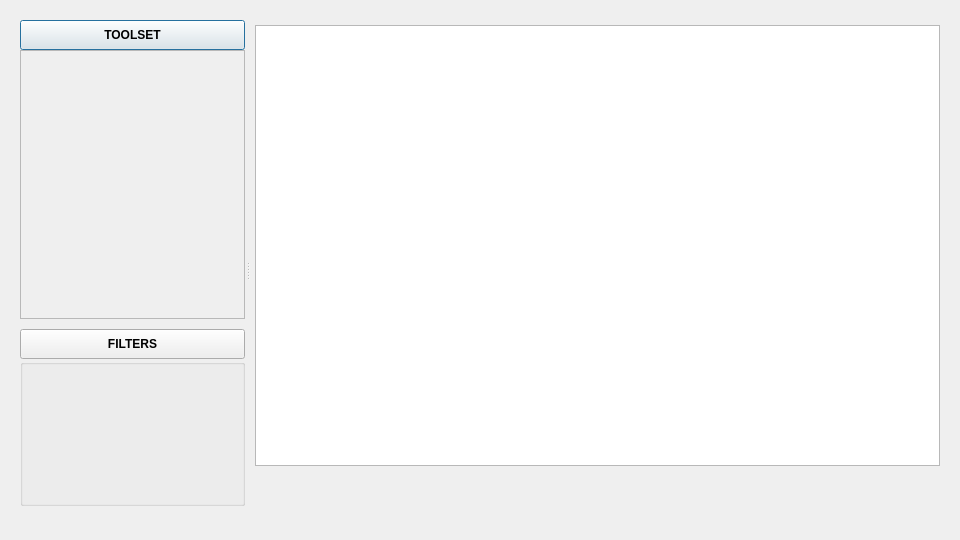
<?xml version="1.0" encoding="UTF-8"?>
<ui version="4.0">
 <class>PluginDialog</class>
 <widget class="QDialog" name="PluginDialog">
  <property name="geometry">
   <rect>
    <x>0</x>
    <y>0</y>
    <width>960</width>
    <height>540</height>
   </rect>
  </property>
  <property name="windowTitle">
   <string>IdaClu v1.0</string>
  </property>
  <property name="windowIcon">
   <iconset resource="assets/resource.qrc">
    <normaloff>:/idaclu/icon_64.png</normaloff>:/idaclu/icon_64.png</iconset>
  </property>
  <layout class="QVBoxLayout" name="vlPluginDialog">
   <item>
    <widget class="QSplitter" name="DialogSplitter">
     <property name="orientation">
      <enum>Qt::Horizontal</enum>
     </property>
     <property name="childrenCollapsible">
      <bool>false</bool>
     </property>
     <widget class="QFrame" name="SidebarFrame">
      <layout class="QVBoxLayout" name="SidebarLayout">
       <property name="spacing">
        <number>0</number>
       </property>
       <property name="rightMargin">
        <number>1</number>
       </property>
       <item>
        <layout class="QVBoxLayout" name="ScriptsLayout">
         <property name="spacing">
          <number>0</number>
         </property>
         <item>
          <widget class="QPushButton" name="ScriptsHeader">
           <property name="minimumSize">
            <size>
             <width>200</width>
             <height>30</height>
            </size>
           </property>
           <property name="font">
            <font>
             <weight>75</weight>
             <bold>true</bold>
            </font>
           </property>
           <property name="cursor">
            <cursorShape>PointingHandCursor</cursorShape>
           </property>
           <property name="text">
            <string>TOOLSET</string>
           </property>
          </widget>
         </item>
         <item>
          <widget class="QScrollArea" name="ScriptsArea">
           <property name="horizontalScrollBarPolicy">
            <enum>Qt::ScrollBarAlwaysOff</enum>
           </property>
           <property name="widgetResizable">
            <bool>true</bool>
           </property>
           <widget class="QWidget" name="wScriptsContents">
            <property name="geometry">
             <rect>
              <x>0</x>
              <y>0</y>
              <width>198</width>
              <height>284</height>
             </rect>
            </property>
           </widget>
          </widget>
         </item>
        </layout>
       </item>
       <item>
        <spacer name="sScriptsBottom">
         <property name="orientation">
          <enum>Qt::Vertical</enum>
         </property>
         <property name="sizeType">
          <enum>QSizePolicy::Fixed</enum>
         </property>
         <property name="sizeHint" stdset="0">
          <size>
           <width>20</width>
           <height>10</height>
          </size>
         </property>
        </spacer>
       </item>
       <item>
        <layout class="QVBoxLayout" name="FiltersLayout">
         <property name="spacing">
          <number>0</number>
         </property>
         <item>
          <widget class="QPushButton" name="FiltersHeader">
           <property name="minimumSize">
            <size>
             <width>200</width>
             <height>30</height>
            </size>
           </property>
           <property name="font">
            <font>
             <weight>75</weight>
             <bold>true</bold>
            </font>
           </property>
           <property name="cursor">
            <cursorShape>PointingHandCursor</cursorShape>
           </property>
           <property name="text">
            <string>FILTERS</string>
           </property>
          </widget>
         </item>
         <item>
          <widget class="QGroupBox" name="FiltersGroup">
           <layout class="QVBoxLayout" name="vlFiltersGroup">
            <property name="spacing">
             <number>0</number>
            </property>
            <property name="leftMargin">
             <number>0</number>
            </property>
            <property name="topMargin">
             <number>0</number>
            </property>
            <property name="rightMargin">
             <number>0</number>
            </property>
            <property name="bottomMargin">
             <number>0</number>
            </property>
            <item>
             <spacer name="sFilters1">
              <property name="orientation">
               <enum>Qt::Vertical</enum>
              </property>
              <property name="sizeType">
               <enum>QSizePolicy::Fixed</enum>
              </property>
              <property name="sizeHint" stdset="0">
               <size>
                <width>20</width>
                <height>15</height>
               </size>
              </property>
             </spacer>
            </item>
            <item>
             <layout class="QHBoxLayout" name="FolderFilterLayout">
              <item>
               <spacer name="sFolderFilterBeg">
                <property name="orientation">
                 <enum>Qt::Horizontal</enum>
                </property>
                <property name="sizeType">
                 <enum>QSizePolicy::Fixed</enum>
                </property>
                <property name="sizeHint" stdset="0">
                 <size>
                  <width>20</width>
                  <height>26</height>
                 </size>
                </property>
               </spacer>
              </item>
              <item>
               <widget class="FilterInputGroup" name="wFolderFilter" native="true">
                <property name="minimumSize">
                 <size>
                  <width>0</width>
                  <height>26</height>
                 </size>
                </property>
                <property name="maximumSize">
                 <size>
                  <width>16777215</width>
                  <height>26</height>
                 </size>
                </property>
               </widget>
              </item>
              <item>
               <spacer name="sFolderFilterEnd">
                <property name="orientation">
                 <enum>Qt::Horizontal</enum>
                </property>
                <property name="sizeType">
                 <enum>QSizePolicy::Fixed</enum>
                </property>
                <property name="sizeHint" stdset="0">
                 <size>
                  <width>20</width>
                  <height>26</height>
                 </size>
                </property>
               </spacer>
              </item>
             </layout>
            </item>
            <item>
             <spacer name="sFilters2">
              <property name="orientation">
               <enum>Qt::Vertical</enum>
              </property>
              <property name="sizeType">
               <enum>QSizePolicy::Fixed</enum>
              </property>
              <property name="sizeHint" stdset="0">
               <size>
                <width>20</width>
                <height>15</height>
               </size>
              </property>
             </spacer>
            </item>
            <item>
             <layout class="QHBoxLayout" name="PrefixFilterLayout">
              <item>
               <spacer name="sPrefixFilterBeg">
                <property name="orientation">
                 <enum>Qt::Horizontal</enum>
                </property>
                <property name="sizeType">
                 <enum>QSizePolicy::Fixed</enum>
                </property>
                <property name="sizeHint" stdset="0">
                 <size>
                  <width>20</width>
                  <height>26</height>
                 </size>
                </property>
               </spacer>
              </item>
              <item>
               <widget class="FilterInputGroup" name="wPrefixFilter" native="true">
                <property name="minimumSize">
                 <size>
                  <width>0</width>
                  <height>26</height>
                 </size>
                </property>
                <property name="maximumSize">
                 <size>
                  <width>16777215</width>
                  <height>26</height>
                 </size>
                </property>
               </widget>
              </item>
              <item>
               <spacer name="sPrefixFilterEnd">
                <property name="orientation">
                 <enum>Qt::Horizontal</enum>
                </property>
                <property name="sizeType">
                 <enum>QSizePolicy::Fixed</enum>
                </property>
                <property name="sizeHint" stdset="0">
                 <size>
                  <width>20</width>
                  <height>26</height>
                 </size>
                </property>
               </spacer>
              </item>
             </layout>
            </item>
            <item>
             <spacer name="sFilters3">
              <property name="orientation">
               <enum>Qt::Vertical</enum>
              </property>
              <property name="sizeType">
               <enum>QSizePolicy::Fixed</enum>
              </property>
              <property name="sizeHint" stdset="0">
               <size>
                <width>20</width>
                <height>15</height>
               </size>
              </property>
             </spacer>
            </item>
            <item>
             <layout class="QHBoxLayout" name="ColorFilterLayout">
              <item>
               <spacer name="sColorFilterBeg">
                <property name="orientation">
                 <enum>Qt::Horizontal</enum>
                </property>
                <property name="sizeType">
                 <enum>QSizePolicy::Fixed</enum>
                </property>
                <property name="sizeHint" stdset="0">
                 <size>
                  <width>40</width>
                  <height>26</height>
                 </size>
                </property>
               </spacer>
              </item>
              <item>
               <widget class="PaletteTool" name="wColorFilter" native="true">
                <property name="minimumSize">
                 <size>
                  <width>0</width>
                  <height>26</height>
                 </size>
                </property>
                <property name="maximumSize">
                 <size>
                  <width>16777215</width>
                  <height>26</height>
                 </size>
                </property>
               </widget>
              </item>
              <item>
               <spacer name="sColorFilterEnd">
                <property name="orientation">
                 <enum>Qt::Horizontal</enum>
                </property>
                <property name="sizeType">
                 <enum>QSizePolicy::Fixed</enum>
                </property>
                <property name="sizeHint" stdset="0">
                 <size>
                  <width>40</width>
                  <height>26</height>
                 </size>
                </property>
               </spacer>
              </item>
             </layout>
            </item>
            <item>
             <spacer name="sFilters4">
              <property name="orientation">
               <enum>Qt::Vertical</enum>
              </property>
              <property name="sizeType">
               <enum>QSizePolicy::Fixed</enum>
              </property>
              <property name="sizeHint" stdset="0">
               <size>
                <width>20</width>
                <height>15</height>
               </size>
              </property>
             </spacer>
            </item>
           </layout>
          </widget>
         </item>
        </layout>
       </item>
       <item>
        <spacer name="sFiltersBottom">
         <property name="orientation">
          <enum>Qt::Vertical</enum>
         </property>
         <property name="sizeType">
          <enum>QSizePolicy::Fixed</enum>
         </property>
         <property name="sizeHint" stdset="0">
          <size>
           <width>20</width>
           <height>14</height>
          </size>
         </property>
        </spacer>
       </item>
      </layout>
     </widget>
     <widget class="QFrame" name="MainFrame">
      <layout class="QVBoxLayout" name="MainLayout" stretch="0,8,1,0,1">
       <property name="spacing">
        <number>0</number>
       </property>
       <property name="leftMargin">
        <number>5</number>
       </property>
       <item>
        <widget class="ProgressIndicator" name="wProgressBar" native="true">
         <property name="minimumSize">
          <size>
           <width>0</width>
           <height>5</height>
          </size>
         </property>
         <property name="maximumSize">
          <size>
           <width>16777215</width>
           <height>5</height>
          </size>
         </property>
        </widget>
       </item>
       <item>
        <widget class="QWidget" name="wResultsView" native="true">
         <layout class="QHBoxLayout" name="hlResultsView">
          <property name="leftMargin">
           <number>0</number>
          </property>
          <property name="topMargin">
           <number>0</number>
          </property>
          <property name="rightMargin">
           <number>0</number>
          </property>
          <property name="bottomMargin">
           <number>0</number>
          </property>
          <item>
           <widget class="QTreeView" name="rvTable">
            <property name="contextMenuPolicy">
             <enum>Qt::CustomContextMenu</enum>
            </property>
            <property name="editTriggers">
             <set>QAbstractItemView::NoEditTriggers</set>
            </property>
            <property name="alternatingRowColors">
             <bool>true</bool>
            </property>
            <property name="selectionMode">
             <enum>QAbstractItemView::ExtendedSelection</enum>
            </property>
           </widget>
          </item>
         </layout>
        </widget>
       </item>
       <item>
        <spacer name="sToolsTop">
         <property name="orientation">
          <enum>Qt::Vertical</enum>
         </property>
         <property name="sizeType">
          <enum>QSizePolicy::Fixed</enum>
         </property>
         <property name="sizeHint" stdset="0">
          <size>
           <width>20</width>
           <height>10</height>
          </size>
         </property>
        </spacer>
       </item>
       <item>
        <layout class="QHBoxLayout" name="ToolsLayout">
         <item>
          <spacer name="sToolsBeg">
           <property name="orientation">
            <enum>Qt::Horizontal</enum>
           </property>
           <property name="sizeType">
            <enum>QSizePolicy::Fixed</enum>
           </property>
           <property name="sizeHint" stdset="0">
            <size>
             <width>10</width>
             <height>20</height>
            </size>
           </property>
          </spacer>
         </item>
         <item>
          <widget class="LabelTool" name="wLabelTool" native="true">
           <property name="minimumSize">
            <size>
             <width>320</width>
             <height>30</height>
            </size>
           </property>
           <property name="maximumSize">
            <size>
             <width>16777215</width>
             <height>30</height>
            </size>
           </property>
          </widget>
         </item>
         <item>
          <spacer name="sToolsMid">
           <property name="orientation">
            <enum>Qt::Horizontal</enum>
           </property>
           <property name="sizeHint" stdset="0">
            <size>
             <width>80</width>
             <height>20</height>
            </size>
           </property>
          </spacer>
         </item>
         <item>
          <widget class="PaletteTool" name="wColorTool" native="true">
           <property name="minimumSize">
            <size>
             <width>192</width>
             <height>30</height>
            </size>
           </property>
           <property name="maximumSize">
            <size>
             <width>16777215</width>
             <height>30</height>
            </size>
           </property>
          </widget>
         </item>
         <item>
          <spacer name="sToolsEnd">
           <property name="orientation">
            <enum>Qt::Horizontal</enum>
           </property>
           <property name="sizeType">
            <enum>QSizePolicy::Fixed</enum>
           </property>
           <property name="sizeHint" stdset="0">
            <size>
             <width>10</width>
             <height>20</height>
            </size>
           </property>
          </spacer>
         </item>
        </layout>
       </item>
       <item>
        <spacer name="sToolsBottom">
         <property name="orientation">
          <enum>Qt::Vertical</enum>
         </property>
         <property name="sizeType">
          <enum>QSizePolicy::Fixed</enum>
         </property>
         <property name="sizeHint" stdset="0">
          <size>
           <width>20</width>
           <height>14</height>
          </size>
         </property>
        </spacer>
       </item>
      </layout>
     </widget>
    </widget>
   </item>
  </layout>
 </widget>
 <customwidgets>
  <customwidget>
   <class>LabelTool</class>
   <extends>QWidget</extends>
   <header>qt_widgets</header>
   <container>1</container>
  </customwidget>
  <customwidget>
   <class>PaletteTool</class>
   <extends>QWidget</extends>
   <header>qt_widgets</header>
   <container>1</container>
  </customwidget>
  <customwidget>
   <class>ProgressIndicator</class>
   <extends>QWidget</extends>
   <header>qt_widgets</header>
   <container>1</container>
  </customwidget>
  <customwidget>
   <class>FilterInputGroup</class>
   <extends>QWidget</extends>
   <header>qt_widgets</header>
   <container>1</container>
  </customwidget>
 </customwidgets>
 <resources>
  <include location="assets/resource.qrc"/>
 </resources>
 <connections/>
</ui>
